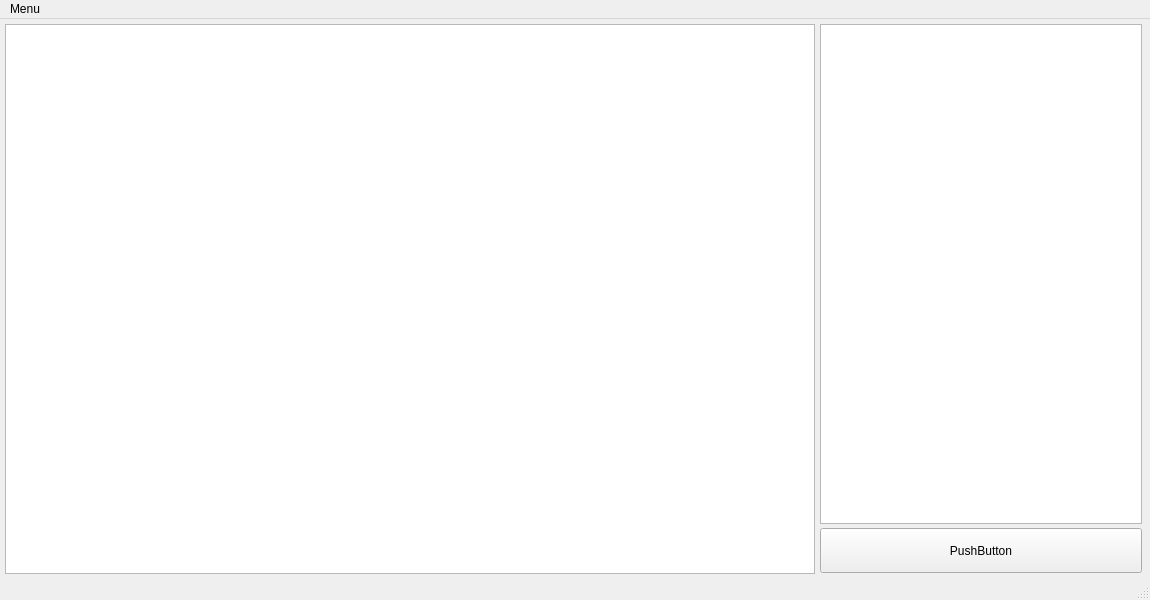
<?xml version="1.0" encoding="UTF-8"?>
<ui version="4.0">
 <class>MainWindow</class>
 <widget class="QMainWindow" name="MainWindow">
  <property name="geometry">
   <rect>
    <x>0</x>
    <y>0</y>
    <width>1150</width>
    <height>600</height>
   </rect>
  </property>
  <property name="windowTitle">
   <string>MainWindow</string>
  </property>
  <widget class="QWidget" name="centralwidget">
   <widget class="QGraphicsView" name="graphicsView">
    <property name="geometry">
     <rect>
      <x>5</x>
      <y>5</y>
      <width>810</width>
      <height>550</height>
     </rect>
    </property>
   </widget>
   <widget class="QListWidget" name="listWidget">
    <property name="geometry">
     <rect>
      <x>820</x>
      <y>5</y>
      <width>322</width>
      <height>500</height>
     </rect>
    </property>
   </widget>
   <widget class="QPushButton" name="pushButton">
    <property name="geometry">
     <rect>
      <x>820</x>
      <y>509</y>
      <width>322</width>
      <height>45</height>
     </rect>
    </property>
    <property name="text">
     <string>PushButton</string>
    </property>
   </widget>
   <widget class="QLabel" name="label">
    <property name="geometry">
     <rect>
      <x>830</x>
      <y>10</y>
      <width>301</width>
      <height>491</height>
     </rect>
    </property>
    <property name="sizePolicy">
     <sizepolicy hsizetype="Preferred" vsizetype="Preferred">
      <horstretch>0</horstretch>
      <verstretch>0</verstretch>
     </sizepolicy>
    </property>
    <property name="text">
     <string/>
    </property>
   </widget>
  </widget>
  <widget class="QMenuBar" name="menubar">
   <property name="geometry">
    <rect>
     <x>0</x>
     <y>0</y>
     <width>1150</width>
     <height>21</height>
    </rect>
   </property>
   <widget class="QMenu" name="menuMenu">
    <property name="title">
     <string>Menu</string>
    </property>
    <addaction name="actionAdd_image"/>
   </widget>
   <addaction name="menuMenu"/>
  </widget>
  <widget class="QStatusBar" name="statusbar"/>
  <action name="actionAdd_image">
   <property name="text">
    <string>Add image</string>
   </property>
  </action>
 </widget>
 <resources/>
 <connections/>
</ui>
